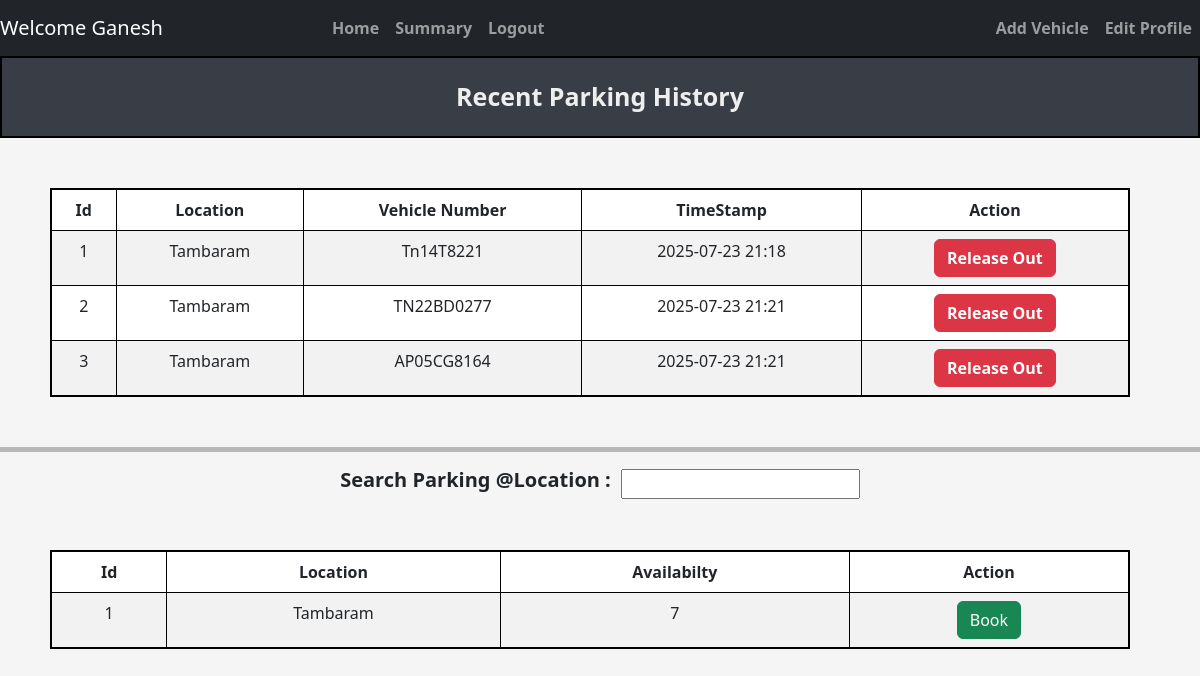
/user/dashboard (signed in), run on an earlier commit of the app's database.
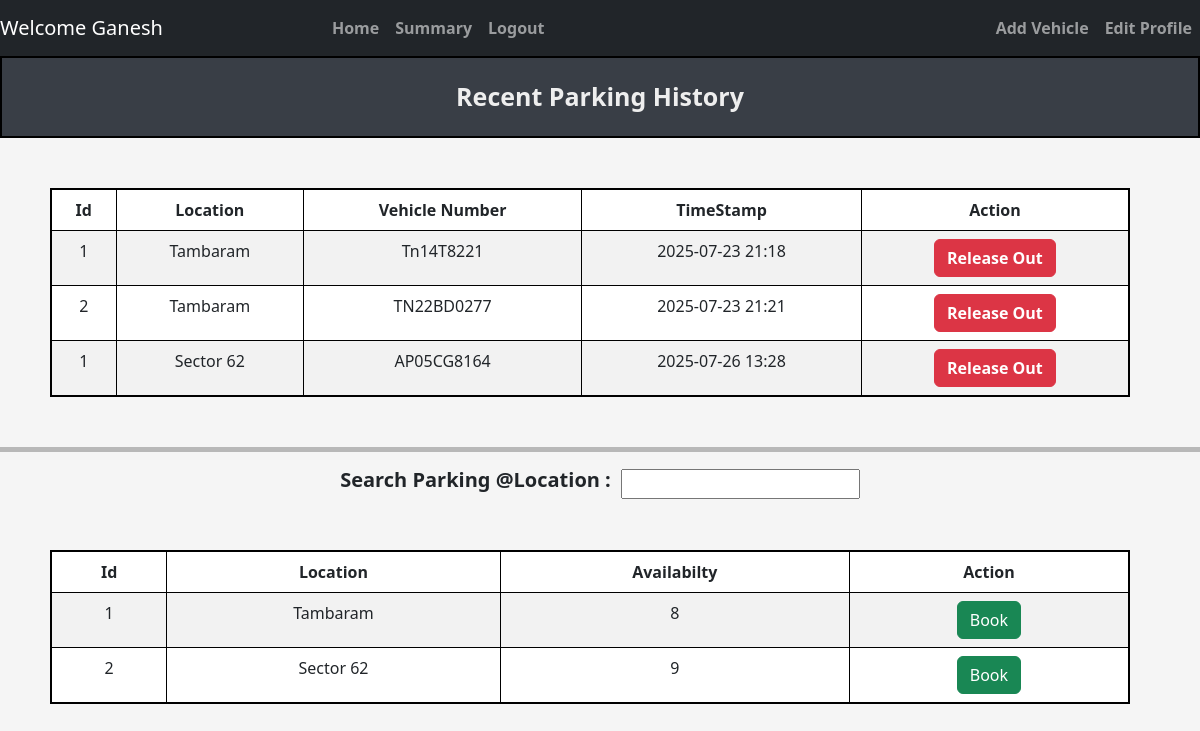
And on a later commit of the database.
### tables this page shows
CREATE TABLE Reserve_Parking_Spot (
                spot_id INTEGER NOT NULL,
                lot_id INTEGER NOT NULL,
                user_id INTEGER NOT NULL,
                vehicle_number TEXT NOT NULL,
                parking_timestamp DATETIME NOT NULL,
                leaving_timestamp DATETIME,
                parking_cost REAL,

                FOREIGN KEY (lot_id)  REFERENCES ParkingLot(lot_id)
                FOREIGN KEY (spot_id) REFERENCES ParkingSpots(spot_id),
                FOREIGN KEY (user_id) REFERENCES USERS(Id)
                );

CREATE TABLE ParkingLot (
            lot_id INTEGER PRIMARY KEY AUTOINCREMENT,
            location_name TEXT NOT NULL,
            address TEXT NOT NULL,
            pincode TEXT NOT NULL,
            price INTEGER NOT NULL, 
            maxSpots INTEGER NOT NULL
        );

### controllers/user_controller.py (the view)
@user.route("/user/dashboard",methods = ['GET','POST'])
def dashboard():
    user_id = session['user_id']
    user_parking_data = getReserveParkingSpotData(user_id)
    availability_data = get_availability_data()
    print(user_parking_data)
    print(availability_data)
    return render_template("dashboard/user_dashboard.html",availability_data=availability_data, user_parking_data = user_parking_data)

### models/parking_lot.py (called while the page is built)
def get_availability_data():
    connection = sqlite3.connect(DATABASE_PARKING)
    cur = connection.cursor()
    cur.execute(
            '''
                select
                pl.lot_id,
                pl.address,
                Count(Case WHEN ps.status = 'A' THEN 1 END) As availabilty
                from ParkingLot PL
                Left Join
                ParkingSpots PS ON PL.lot_id = PS.lot_id
                Group By
                PL.lot_id,PL.address
            '''
            )
    result = cur.fetchall()
    connection.commit()
    connection.close()
    return result

def getReserveParkingSpotData(user_id):
    connection = sqlite3.connect(DATABASE_PARKING)
    cur = connection.cursor()
    print(user_id)
    cur.execute('''
                    select rp.spot_id,
                        pl.address AS location_name,
                        rp.vehicle_number,
                        rp.parking_timestamp,
                        ps.status,
                        pl.lot_id
                        from Reserve_Parking_Spot rp
                    JOIN
                        ParkingLot pl on pl.lot_id = rp.lot_id
                    JOIN
                        ParkingSpots ps on rp.spot_id = ps.spot_id AND rp.lot_id = ps.lot_id
                    where
                        rp.user_id = (?)
                ''',(user_id,)
                )
    result = cur.fetchall()
    connection.commit()
    connection.close()
    return result

### templates/dashboard/user_dashboard.html (shortened to what this page needs)
{% extends "navbar.html" %}
{% block content %}
    <div class="title"> Recent Parking History </div>
        <table style="text-align: center;" class="table table-striped table-css table-bordered ">
                <thead>
                    <tr>
                    <th scope="col">Id</th>
                    <th scope="col">Location</th>
                    <th scope="col">Vehicle Number</th>
                    <th scope="col">TimeStamp</th>
                    <th scope="col">Action</th>
                    </tr>
                </thead>
                <tbody>
                    {% for parking in user_parking_data %}
                        <tr>
                            <td scope="row">{{ parking[0] }}</td>
                            <td>{{ parking[1] }}</td>
                            <td>{{ parking[2] }}</td>
                            <td>{{ parking[3] }}</td>
                            {% if parking[4] == 'O' %}
                                <td>
                                    <form method="post" action="{{ url_for ('user.ReleaseSpot') }}">
                                        <button type="submit" class="btn btn-danger"><b> Release Out </b></button></td>
                            {% else %}
                                <td><button type="submit" class="btn btn-success"><b> Parked Out </b></button></td>
                            {% endif %}
                        </tr>
                    {% endfor %}
                </tbody>
        </table>
        <hr style="height: 5px; background-color: black; border: none;">
        <div class="center-wrapper">
            <div class = "search_location">
                <span>
                    <h5><b>Search Parking @Location :</b></h5>
                    <input type="text" id="searchInput" onkeyup="filterTable()">
                </span>
            </div>
        </div>
        <table id="dataTable" style="text-align: center;" class="table table-striped table-css table-bordered ">
                <thead>
                    <tr>
                        <th scope="col">Id</th>
                        <th scope="col">Location</th>
                        <th scope="col">Availabilty</th>
                        <th scope="col">Action</th>
                    </tr>
                </thead>
                <tbody>
                    {% for lot in availability_data %}
                        <tr>
                            <td scope="row">{{ lot[0] }}</td>
                            <td>{{ lot[1] }}</td>
                            <td>{{ lot[2] }}</td>
                            <td>
                                <form method="POST" action="{{ url_for ('user.bookSpot') }}">
                                    <button type="submit" class="btn btn-success"> Book </button>
                                </form>
                        </tr>
                    {% endfor %}
                </tbody>
            </table>
{% endblock %}

### templates/navbar.html (shortened to what this page needs)
<!DOCTYPE html>
<html lang="en">
  <head>
    <link href="https://cdn.jsdelivr.net/npm/bootstrap@5.3.0/dist/css/bootstrap.min.css" rel="stylesheet">
    <link rel="stylesheet" href="{{ url_for('static', filename='css/style.css') }}">
</head>
<body>
  <nav class="navbar navbar-expand-lg navbar-dark bg-dark">
  <a class="navbar-brand" href="#">
    Welcome
    {{ session.get('name') }}</a>
  {% if session.get('role') == 'user' %}
  <div
  style="align-items: center; justify-content: center; font-weight: bold;"
  class="collapse navbar-collapse" id="navbarSupportedContent">
    <ul class="navbar-nav mr-auto">
      <li class="nav-item active">
        <a class="nav-link" href="{{ url_for('user.dashboard') }}">Home </a>
      </li>
      <li class="nav-item">
        <a class="nav-link" href="{{ url_for('admin.summary') }}">Summary</a>
      </li>
      <li class="nav-item">
        <a class="nav-link" href="{{ url_for('auth.login')}}">Logout</a>
      </li>
    </ul>
  </div>
    <div
  style= "justify-content: right; font-weight: bold;"
  class="collapse navbar-collapse" id="navbarSupportedContent">
    <ul class="navbar-nav mr-auto">
      <li class="nav-item active">
        <a class="nav-link" href="{{ url_for('user.addVehicle') }}"> Add Vehicle </a>
      </li>
      <li class="nav-item active">
        <a class="nav-link" href="#">Edit Profile</a>
      </li>
    </ul>
  </div>
  {% endif %}
</nav>
  {% block content %} {% endblock %}
</body>
</html>

### static/css/style.css (style rules this page uses)
body { background-color: #f5f5f5; justify-content: center; }
.title { background-color: #393E46; border: 2px solid black; text-align: center; padding: 20px; font-weight: bold; font-size: 25px; margin-bottom: 20px; color: #EEEEEE; }
.table-css { margin: 50px; justify-content: center; width: 90vw; border: 2px solid black; }
.search_location span { display: flex; align-items: center; gap: 10px; }
.center-wrapper { display: flex; justify-content: center; align-items: center; }

What changed in the data, as far as the page shows it:
changed Reserve_Parking_Spot "AP05CG8164": spot "3" → "1"; address "Tambaram" → "Sector 62"; parking_timestamp "2025-07-23 21:21" → "2025-07-26 13:28"
computed for ParkingLot "Tambaram": lot "7" → "8"
added ParkingLot: lot_id "2", address "Sector 62", lot "9"
